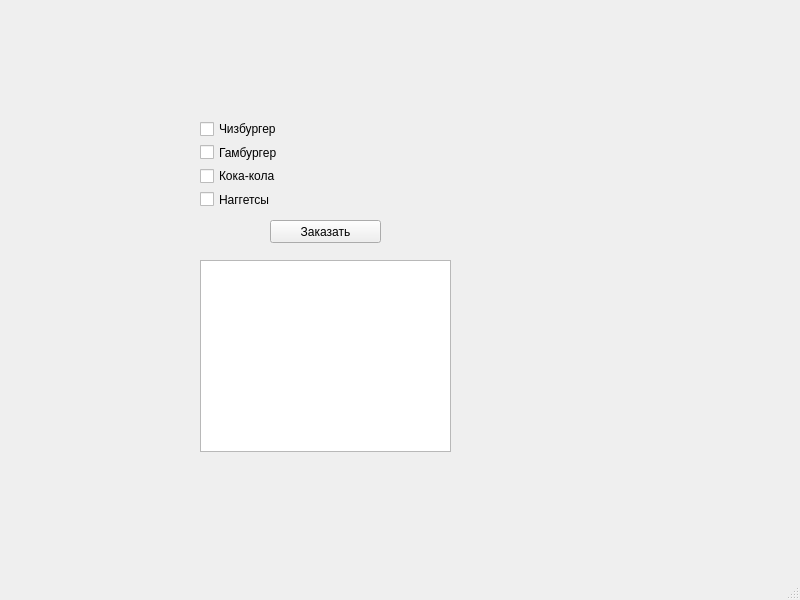
<?xml version="1.0" encoding="UTF-8"?>
<ui version="4.0">
 <class>MainWindow</class>
 <widget class="QMainWindow" name="MainWindow">
  <property name="geometry">
   <rect>
    <x>0</x>
    <y>0</y>
    <width>800</width>
    <height>600</height>
   </rect>
  </property>
  <property name="windowTitle">
   <string>Заказ в маке</string>
  </property>
  <widget class="QWidget" name="centralwidget">
   <widget class="QTextBrowser" name="textBrowser">
    <property name="geometry">
     <rect>
      <x>200</x>
      <y>260</y>
      <width>251</width>
      <height>192</height>
     </rect>
    </property>
   </widget>
   <widget class="QWidget" name="verticalLayoutWidget">
    <property name="geometry">
     <rect>
      <x>200</x>
      <y>120</y>
      <width>251</width>
      <height>88</height>
     </rect>
    </property>
    <layout class="QVBoxLayout" name="verticalLayout_4">
     <item>
      <widget class="QCheckBox" name="checkBox">
       <property name="text">
        <string>Чизбургер</string>
       </property>
      </widget>
     </item>
     <item>
      <widget class="QCheckBox" name="checkBox_4">
       <property name="text">
        <string>Гамбургер</string>
       </property>
      </widget>
     </item>
     <item>
      <widget class="QCheckBox" name="checkBox_3">
       <property name="text">
        <string>Кока-кола</string>
       </property>
      </widget>
     </item>
     <item>
      <widget class="QCheckBox" name="checkBox_2">
       <property name="text">
        <string>Наггетсы</string>
       </property>
      </widget>
     </item>
    </layout>
   </widget>
   <widget class="QPushButton" name="pushButton">
    <property name="geometry">
     <rect>
      <x>270</x>
      <y>220</y>
      <width>111</width>
      <height>23</height>
     </rect>
    </property>
    <property name="text">
     <string>Заказать</string>
    </property>
   </widget>
  </widget>
  <widget class="QMenuBar" name="menubar">
   <property name="geometry">
    <rect>
     <x>0</x>
     <y>0</y>
     <width>800</width>
     <height>21</height>
    </rect>
   </property>
  </widget>
  <widget class="QStatusBar" name="statusbar"/>
 </widget>
 <resources/>
 <connections/>
</ui>
